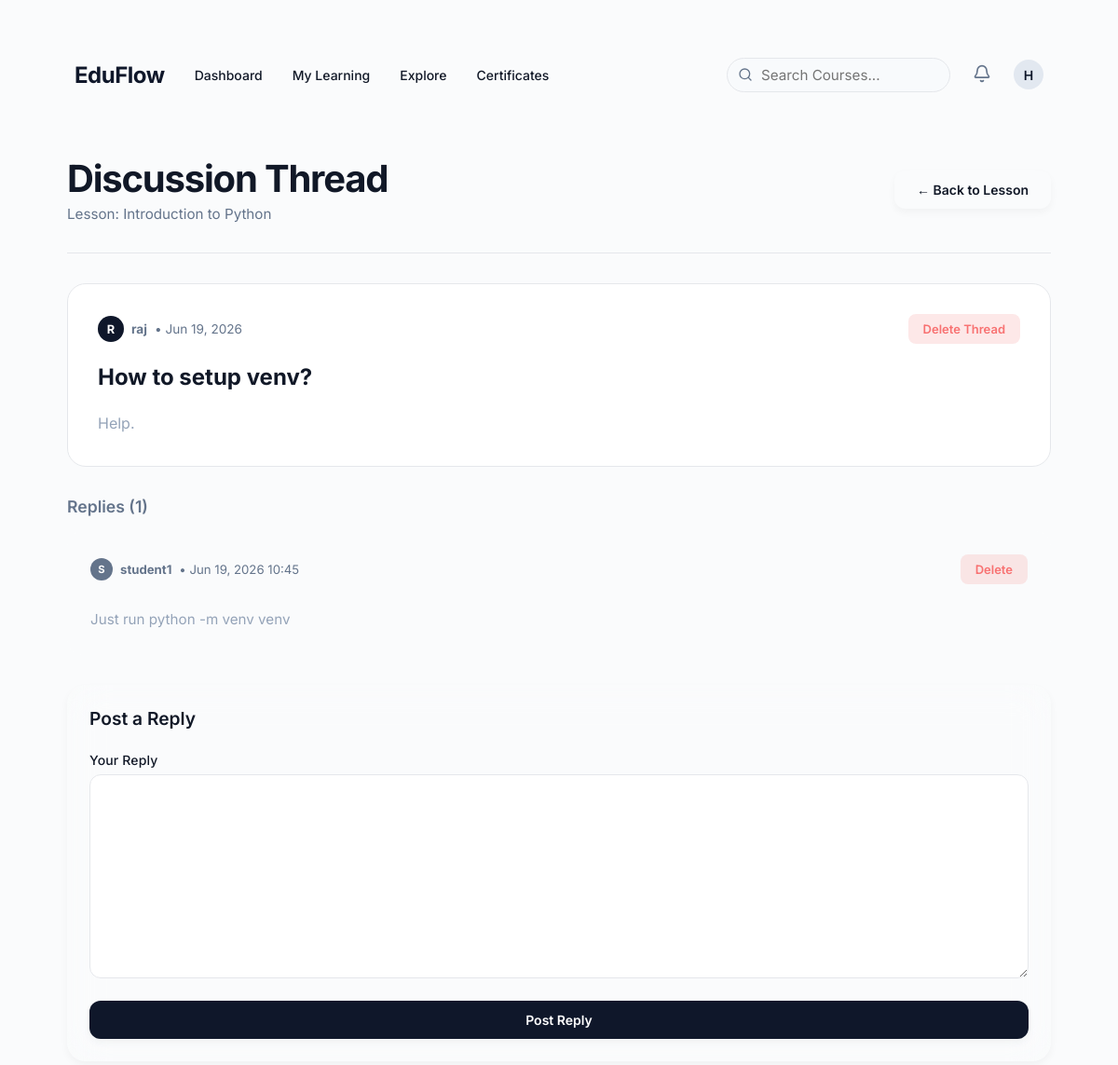
Page /threads/3/ (signed in) on the committed database.
### accounts/models.py (models this page shows, shortened)
class User(AbstractUser):
    email = models.EmailField(unique=True)
    is_student = models.BooleanField(default=True)
    is_instructor = models.BooleanField(default=False)

### materials/models.py (models this page shows, shortened)
class Material(models.Model):
    course = models.ForeignKey(
        Course,
        on_delete=models.CASCADE,
        related_name="materials"
    )
    title = models.CharField(
        max_length=255
    )
    content = models.TextField(
        blank=True
    )
    video_url = models.URLField(
        blank=True
    )
    file = models.FileField(
        upload_to="materials/",
        blank=True,
        null=True,
        validators=[
            FileValidator(
                allowed_extensions=['.pdf', '.doc', '.docx', '.txt', '.png', '.jpg', '.jpeg', '.zip', '.ppt', '.pptx'],
                allowed_mimetypes=[
                    'application/pdf',
                    'application/msword',
                    'application/vnd.openxmlformats-officedocument.wordprocessingml.document',
                    'text/plain',
                    'image/png',
                    'image/jpeg',
                    'application/zip',
                    'application/vnd.ms-powerpoint',
                    'application/vnd.openxmlformats-officedocument.presentationml.presentation'
                ],
                max_size=10 * 1024 * 1024
            )
        ]
    )
    order = models.PositiveIntegerField(
        default=1
    )
    created_at = models.DateTimeField(
        auto_now_add=True
    )
    class Meta:
        ordering = ["order"]

### discussions/models.py (models this page shows, shortened)
class DiscussionThread(models.Model):
    material = models.ForeignKey(
        Material,
        on_delete=models.CASCADE,
        related_name="threads"
    )
    author = models.ForeignKey(
        settings.AUTH_USER_MODEL,
        on_delete=models.CASCADE
    )
    title = models.CharField(max_length=255)
    content = models.TextField()
    created_at = models.DateTimeField(auto_now_add=True)
    updated_at = models.DateTimeField(auto_now=True, db_index=True)
    class Meta:
        ordering = ["-updated_at"]
    @property
    def reply_count(self):
        if hasattr(self, "_replies_count"):
            return self._replies_count
        cache = getattr(self, "_prefetched_objects_cache", {})
        if cache and "replies" in cache:
            return len(self.replies.all())
        return self.replies.count()

class DiscussionReply(models.Model):
    thread = models.ForeignKey(
        DiscussionThread,
        on_delete=models.CASCADE,
        related_name="replies"
    )
    author = models.ForeignKey(
        settings.AUTH_USER_MODEL,
        on_delete=models.CASCADE
    )
    content = models.TextField()
    created_at = models.DateTimeField(auto_now_add=True, db_index=True)
    class Meta:
        ordering = ["created_at"]

### discussions/views.py (the view, shortened to what this page needs)
@login_required
@ratelimit(key="user", rate="10/m", method="POST", block=True)
def thread_detail(request, thread_id):
    thread = get_object_or_404(DiscussionThread, id=thread_id)
    material = thread.material
    course = material.course
    is_enrolled = user_is_enrolled(request.user, course)
    replies = thread.replies.select_related("author")
    if request.method == "POST":
        form = DiscussionReplyForm(request.POST)
        if form.is_valid():
            reply = form.save(commit=False)
            reply.author = request.user
            reply.thread = thread
            try:
                reply.save()
            except Exception:
                log_error(
                    f"EVENT=DISCUSSION_REPLY_FAILED user={request.user.username} "
                    f'thread="{thread.title}"',
                    exc_info=True
                )
                raise
            log_event(
                f'EVENT=DISCUSSION_REPLY user={request.user.username} '
                f'thread="{thread.title}"'
            )
            if thread.author != request.user:
                send_notification(
                    thread.author,
                    "New Discussion Reply",
                    f"{request.user.username} replied to '{thread.title}'.",
                    "discussions"
                )
            return redirect(
                "thread_detail",
                thread_id=thread.id
            )
    else:
        form = DiscussionReplyForm()
    return render(
        request,
        "discussions/thread_detail.html",
        {
            "material": material,
            "course": course,
            "thread": thread,
            "replies": replies,
            "form": form,
            "is_enrolled": is_enrolled or request.user.is_staff,
        }
    )

### discussions/forms.py (shortened to what this page needs)
class DiscussionReplyForm(forms.ModelForm):
    class Meta:
        model = DiscussionReply
        fields = [
            "content",
        ]
        labels = {
            "content": "Your Reply",
        }

### utils/security.py (called while the page is built)
def user_is_enrolled(user, course):
    if not user or not user.is_authenticated:
        return False
    return Enrollment.objects.filter(student=user, course=course).exists()

### templates/discussions/thread_detail.html (shortened to what this page needs)
{% extends "base.html" %}
{% load static %}
{% block body_class %}page-standard{% endblock %}
{% block content %}
<div class="page-wrapper" style="padding: 3rem 2rem;">
    <div class="page-header" style="margin-bottom: 2rem;">
        <div class="page-header__left">
            <h1 class="page-title heading-gradient">Discussion Thread</h1>
            <p style="color: var(--text-muted); font-size: 0.95rem;">Lesson: {{ material.title }}</p>
        </div>
        <a href="{% url 'material_detail' material.id %}#discussions-section" class="btn btn-secondary" id="btn-all-threads">&larr; Back to Lesson</a>
    </div>
    <article class="thread-card-main" aria-label="Original post by {{ thread.author.username }}">
        <div class="thread-meta-bar">
            <span style="display: flex; align-items: center; gap: 0.5rem;">
                <div style="width: 28px; height: 28px; border-radius: 14px; background: var(--accent-primary); color: #fff; display: flex; align-items: center; justify-content: center; font-weight: 700; font-size: 0.8rem;">
                    {{ thread.author.username|make_list|first|upper }}
                </div>
                <strong>{{ thread.author.username }}</strong> &bull; {{ thread.created_at|date:"M d, Y" }}
            </span>
            {% if request.user.is_staff %}
            <a href="{% url 'delete_thread' thread.id %}" class="btn btn--sm btn-danger" id="btn-delete-thread">Delete Thread</a>
            {% endif %}
        </div>
        <h2 style="font-size: 1.5rem; font-weight: 700; margin-bottom: 1.25rem; line-height: 1.3;">{{ thread.title }}</h2>
        <div class="thread-body">{{ thread.content }}</div>
    </article>
    <section aria-labelledby="replies-heading" style="margin-bottom: 2rem;">
        <h2 id="replies-heading" style="font-size: 1.1rem; font-weight: 600; margin-bottom: 1rem; color: var(--text-muted);">
            Replies ({{ thread.reply_count }})
        </h2>
        {% if replies %}
            {% for reply in replies %}
            <div class="reply-card" id="reply-{{ reply.id }}" aria-label="Reply by {{ reply.author.username }}">
                <div class="reply-meta">
                    <span style="display: flex; align-items: center; gap: 0.5rem;">
                        <div style="width: 24px; height: 24px; border-radius: 12px; background: #64748B; color: #fff; display: flex; align-items: center; justify-content: center; font-weight: 700; font-size: 0.7rem;">
                            {{ reply.author.username|make_list|first|upper }}
                        </div>
                        <strong>{{ reply.author.username }}</strong> &bull; {{ reply.created_at|date:"M d, Y H:i" }}
                    </span>
                    {% if request.user.is_staff %}
                    <a href="{% url 'delete_reply' reply.id %}" class="btn btn--sm btn-danger" id="del-reply-{{ reply.id }}" aria-label="Delete reply by {{ reply.author.username }}">Delete</a>
                    {% endif %}
                </div>
                <div class="reply-body">{{ reply.content }}</div>
            </div>
            {% endfor %}
        {% endif %}
    </section>
    <div class="card">
        <h2 style="font-size: 1.2rem; font-weight: 600; margin-bottom: 1.5rem;">Post a Reply</h2>
        {% if is_enrolled %}
        <form method="POST" id="reply-form" class="form-body" novalidate>
            {% for field in form %}
            <div class="form-group {% if field.errors %}has-error{% endif %}">
                <label class="form-label" for="{{ field.id_for_label }}">{{ field.label }}</label>
                {{ field }}
            </div>
            {% endfor %}
            <button type="submit" class="btn btn-primary" id="btn-reply">Post Reply</button>
        </form>
        {% else %}
        <p class="text-muted" style="font-size: 0.9rem; line-height: 1.6;">
            You must be enrolled in this course to post replies.
        </p>
        {% endif %}
    </div>
</div>
{% endblock %}

### templates/_navbar.html (shortened to what this page needs)
<nav class="global-nav" aria-label="Main navigation">
    <div class="container">
        <div class="global-nav__left">
            <a href="{% url 'dashboard' %}" class="global-nav__logo">EduFlow</a>
            <div class="global-nav__links">
                {% if request.user.is_authenticated %}
                    {% if is_admin %}
                    <a href="{% url 'instructor_dashboard' %}">Instructor Portal</a>
                    <a href="{% url 'monitoring_dashboard' %}">Monitoring</a>
                    <a href="{% url 'reports_dashboard' %}">Reports</a>
                    {% else %}
                    <a href="{% url 'dashboard' %}">Dashboard</a>
                    <a href="{% url 'my_courses' %}">My Learning</a>
                    <a href="{% url 'course_list' %}">Explore</a>
                    <a href="{% url 'certificate_list' %}">Certificates</a>
                    {% endif %}
                {% else %}
                    <a href="{% url 'course_list' %}">Explore</a>
                {% endif %}
            </div>
        </div>
        <div class="global-nav__right">
            {% if request.user.is_authenticated %}
                <div class="global-nav__links" style="gap: 24px;">
                    <form action="{% url 'search_courses' %}" method="get" style="position: relative; flex: 0 0 240px; max-width: 240px;">
                        <i data-lucide="search" style="position: absolute; left: 12px; top: 50%; transform: translateY(-50%); width: 16px; height: 16px; color: var(--text-muted);"></i>
                        <input type="text" name="q" placeholder="Search Courses..." class="input" style="padding-left: 36px; padding-top: 0.5rem; padding-bottom: 0.5rem; border-radius: var(--radius-full); width: 100%; background: #F8FAFC;">
                    </form>
                    <div class="nav-notifications" style="position: relative; display: flex; align-items: center;">
                        <button id="notificationBell" style="background: none; border: none; cursor: pointer; position: relative; padding: 0;">
                            <i data-lucide="bell" style="width: 20px; color: var(--text-muted);"></i>
                        </button>
                    </div>
                    <a href="{% url 'profile' %}" aria-label="Profile" style="display: flex; align-items: center;">
                        <div class="avatar avatar-sm" aria-hidden="true">{{ request.user.username|make_list|first|upper }}</div>
                    </a>
                </div>
            {% else %}
                <div class="global-nav__links">
                    <a href="{% url 'login' %}" class="btn btn-secondary btn--sm">Log In</a>
                    <a href="{% url 'register' %}" class="btn btn-primary btn--sm">Sign Up</a>
                </div>
            {% endif %}
        </div>
    </div>
</nav>

### static/css/main.css (style rules this page uses)
:root { --bg-gradient: #FAFBFC; --bg-gradient-auth: #FAFBFC; --card-bg: #FFFFFF; --card-bg-auth: #FFFFFF; --card-border: #E5E7EB; --accent-primary: #0F172A; --accent-secondary: #2563EB; --accent-cyan: #06B6D4; --accent-green: #10B981; --accent-red: #EF4444; --accent-amber: #F59E0B; --accent-gold: #D4AF37; --text-primary: #111827; --text-muted: #64748B; --text-subtle: #94A3B8; --input-bg: #FFFFFF; --input-border: #E5E7EB; --input-focus: #2563EB; --success: #10B981; --danger: #EF4444; --warning: #F59E0B; --info: #06B6D4; --shadow-sm: 0 4px 8px rgba(0,0,0,.04); --shadow-md: 0 12px 24px rgba(15,23,42,.08); --shadow-lg: 0 24px 48px rgba(15,23,42,.12); --radius-sm: 8px; --radius-md: 12px; --radius-lg: 20px; --radius-xl: 28px; --radius-full: 9999px; }
*, *::before, *::after { box-sizing: border-box; margin: 0; padding: 0; }
html { scroll-behavior: smooth; }
body { font-family: 'Inter', sans-serif; background: var(--bg-gradient); color: var(--text-primary); min-height: 100vh; position: relative; overflow-x: hidden; }
.page-standard { padding: 2.5rem; }
.container { max-width: 1280px; margin: 0 auto; padding: 0 40px; width: 100%; }
.global-nav { height: 80px; background: var(--surface); border-bottom: 1px solid var(--border); display: flex; align-items: center; position: sticky; top: 0; z-index: 100; }
.global-nav .container { display: flex; justify-content: space-between; align-items: center; }
.global-nav__left, .global-nav__right { display: flex; align-items: center; gap: 32px; }
.global-nav__logo { font-size: 24px; font-weight: 700; color: var(--accent-primary); text-decoration: none; letter-spacing: -0.02em; }
.global-nav__links { display: flex; align-items: center; gap: 32px; white-space: nowrap; }
.global-nav__links a { text-decoration: none; color: var(--text-secondary); font-weight: 500; font-size: 14px; transition: color 200ms ease; }
.page-wrapper { position: relative; z-index: 1; max-width: 1200px; margin: 0 auto; }
h1.page-title { font-size: clamp(1.75rem, 4vw, 2.5rem); font-weight: 700; letter-spacing: -0.03em; line-height: 1.2; }
.btn { display: inline-flex; align-items: center; justify-content: center; gap: 0.4rem; padding: 0.75rem 1.5rem; border-radius: 12px; font-family: inherit; font-size: 0.925rem; font-weight: 600; text-decoration: none; cursor: pointer; border: none; transition: all 0.3s cubic-bezier(0.16, 1, 0.3, 1); white-space: nowrap; }
.btn--sm { padding: 0.5rem 1rem; font-size: 0.825rem; border-radius: 8px; }
.btn-primary { background: var(--accent-primary); color: #FFFFFF !important; box-shadow: var(--shadow-sm); }
.btn-secondary { background: #FFFFFF; border: 1px solid var(--border); color: var(--accent-primary); box-shadow: var(--shadow-sm); }
.btn-danger { background: rgba(239, 68, 68, 0.12); border: 1px solid rgba(239, 68, 68, 0.25); color: #f87171; }
.form-group { display: flex; flex-direction: column; gap: 0.45rem; }
.form-label { font-size: 0.875rem; font-weight: 500; color: var(--text-primary); letter-spacing: 0.01em; }
.form-input, input[type="text"], input[type="email"], input[type="password"], input[type="number"], input[type="url"], select, textarea { width: 100%; padding: 0.85rem 1.25rem; background: var(--input-bg); border: 1px solid var(--input-border); border-radius: 12px; font-size: 0.95rem; color: var(--text-primary); font-family: inherit; transition: all 0.25s ease; }
textarea { resize: vertical; min-height: 120px; }
.form-body { display: flex; flex-direction: column; gap: 1.5rem; }
.page-header { display: flex; justify-content: space-between; align-items: center; padding-bottom: 2rem; border-bottom: 1px solid var(--input-border); margin-bottom: 2.5rem; flex-wrap: wrap; gap: 1.25rem; }
.page-header__left { display: flex; flex-direction: column; gap: 0.25rem; }

### rows in the picture
User: user.username|make_list "H"
Material: title "Introduction to Python"
DiscussionThread: author.username|make_list "R", author.username "raj", created_at "Jun 19, 2026", title "How to setup venv?", content "Help.", reply_count "1"
DiscussionReply: author.username|make_list "S", author.username "student1", created_at "Jun 19, 2026 10:45", content "Just run python -m venv venv"

### other values in the picture
{{ field.label }} "Your Reply"
